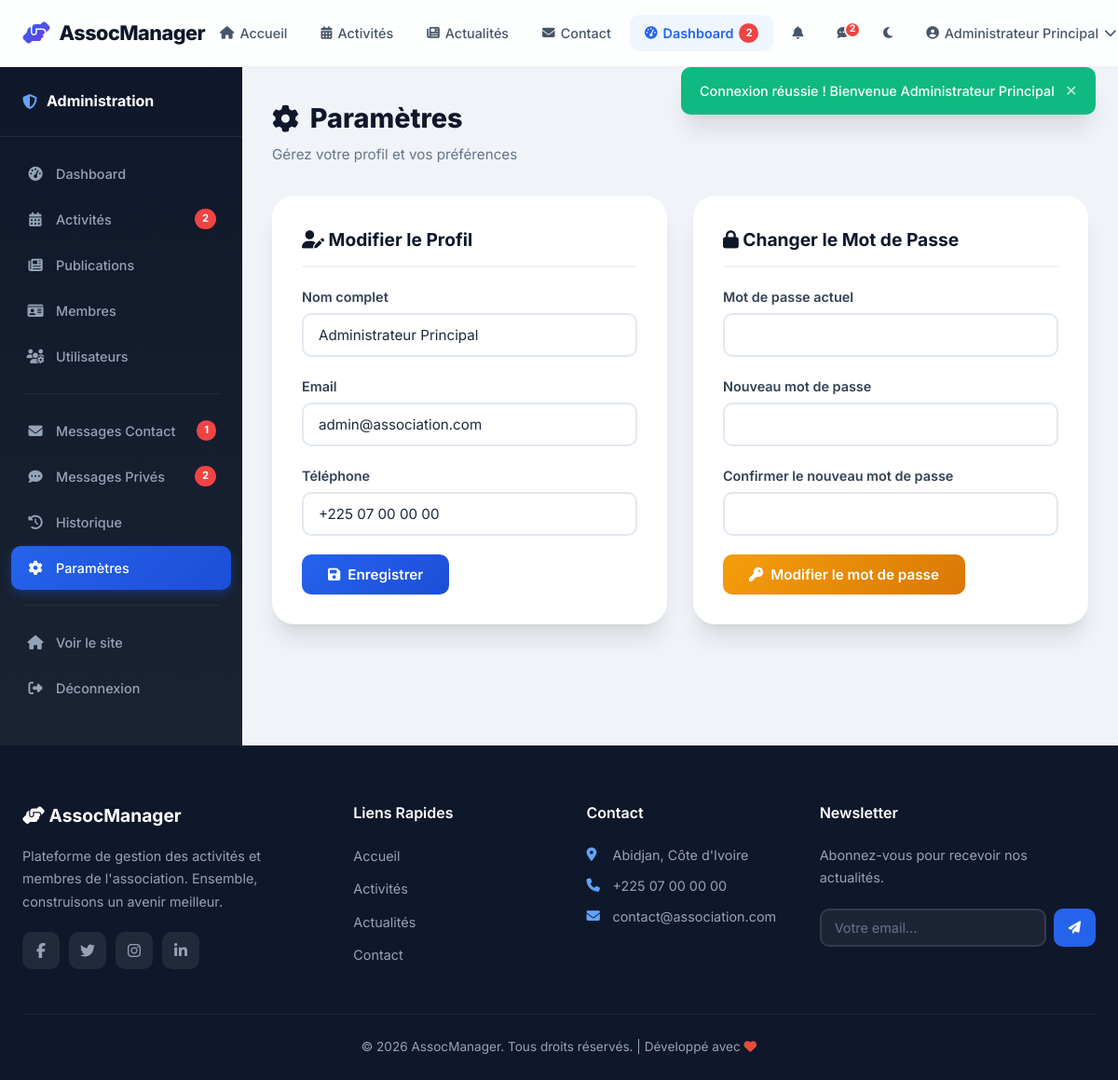
Screenshot of /admin/settings.php (signed in) with the database file from the repository.
### tables this page shows
CREATE TABLE IF NOT EXISTS users (
    id INT AUTO_INCREMENT PRIMARY KEY,
    username VARCHAR(50) NOT NULL UNIQUE,
    email VARCHAR(100) NOT NULL UNIQUE,
    password VARCHAR(255) NOT NULL,
    full_name VARCHAR(100) NOT NULL,
    phone VARCHAR(20) DEFAULT NULL,
    bio TEXT DEFAULT NULL,
    avatar VARCHAR(255) DEFAULT 'default.png',
    role ENUM('admin', 'user') DEFAULT 'user',
    is_active TINYINT(1) DEFAULT 1,
    created_at DATETIME DEFAULT CURRENT_TIMESTAMP,
    updated_at DATETIME DEFAULT CURRENT_TIMESTAMP ON UPDATE CURRENT_TIMESTAMP
);

### admin/settings.php (the view, shortened to what this page needs)
<?php
require_once __DIR__ . '/../config/database.php';
require_once __DIR__ . '/../includes/auth.php';
require_once __DIR__ . '/../includes/header.php';
?>
<div class="admin-layout">
    <?php include __DIR__ . '/sidebar.php'; ?>
    <div class="admin-content">
        <div class="admin-header">
            <div>
                <h1><i class="fas fa-cog"></i> Paramètres</h1>
                <p>Gérez votre profil et vos préférences</p>
            </div>
        </div>
        <div class="grid-2">
            <div class="profile-card">
                <h3><i class="fas fa-user-edit"></i> Modifier le Profil</h3>
                <form method="POST">
                    <div class="form-group">
                        <label>Nom complet</label>
                        <input type="text" name="full_name" class="form-control" value="<?php echo e($currentUser['full_name']); ?>" required>
                    </div>
                    <div class="form-group">
                        <label>Email</label>
                        <input type="email" name="email" class="form-control" value="<?php echo e($currentUser['email']); ?>" required>
                    </div>
                    <div class="form-group">
                        <label>Téléphone</label>
                        <input type="text" name="phone" class="form-control" value="<?php echo e($currentUser['phone'] ?? ''); ?>">
                    </div>
                    <button type="submit" class="btn btn-primary">
                        <i class="fas fa-save"></i> Enregistrer
                    </button>
                </form>
            </div>
            <div class="profile-card">
                <h3><i class="fas fa-lock"></i> Changer le Mot de Passe</h3>
                <form method="POST">
                    <div class="form-group">
                        <label>Mot de passe actuel</label>
                        <input type="password" name="current_password" class="form-control" required>
                    </div>
                    <div class="form-group">
                        <label>Nouveau mot de passe</label>
                        <input type="password" name="new_password" class="form-control" required>
                    </div>
                    <div class="form-group">
                        <label>Confirmer le nouveau mot de passe</label>
                        <input type="password" name="confirm_password" class="form-control" required>
                    </div>
                    <button type="submit" class="btn btn-warning">
                        <i class="fas fa-key"></i> Modifier le mot de passe
                    </button>
                </form>
            </div>
        </div>
    </div>
</div>
<?php require_once __DIR__ . '/../includes/footer.php'; ?>

### includes/header.php (shortened to what this page needs)
<?php
require_once __DIR__ . '/auth.php';
$currentUser = getCurrentUser();
$currentPage = basename($_SERVER['PHP_SELF'], '.php');
$unreadPrivateMsgs = getUnreadPrivateMsgCount();
$pendingParticipations = getPendingParticipationsCount();
?>
<!DOCTYPE html>
<html lang="fr">
<head>
    <link rel="stylesheet" href="https://cdnjs.cloudflare.com/ajax/libs/font-awesome/6.5.1/css/all.min.css">
    <link rel="stylesheet" href="<?php echo BASE_URL; ?>/assets/css/style.css">
</head>
<body>
    <nav class="navbar" id="navbar">
        <div class="nav-container">
            <a href="<?php echo BASE_URL; ?>/index.php" class="nav-brand">
                <i class="fas fa-hands-helping"></i>
                <span>AssocManager</span>
            </a>
            <ul class="nav-menu" id="navMenu">
                <li><a href="<?php echo BASE_URL; ?>/index.php" class="nav-link <?php echo $currentPage === 'index' ? 'active' : ''; ?>">
                    <i class="fas fa-home"></i> Accueil
                </a></li>
                <li><a href="<?php echo BASE_URL; ?>/user/activities.php" class="nav-link">
                    <i class="fas fa-calendar-alt"></i> Activités
                </a></li>
                <li><a href="<?php echo BASE_URL; ?>/index.php#posts" class="nav-link">
                    <i class="fas fa-newspaper"></i> Actualités
                </a></li>
                <li><a href="<?php echo BASE_URL; ?>/index.php#contact" class="nav-link">
                    <i class="fas fa-envelope"></i> Contact
                </a></li>
                <?php if (isLoggedIn()): ?>
                    <?php if (isAdmin()): ?>
                        <li><a href="<?php echo BASE_URL; ?>/admin/dashboard.php" class="nav-link <?php echo strpos($_SERVER['PHP_SELF'], '/admin/') !== false ? 'active' : ''; ?>">
                            <i class="fas fa-tachometer-alt"></i> Dashboard
                            <?php if ($pendingParticipations > 0): ?><span class="dropdown-badge"><?php echo $pendingParticipations; ?></span><?php endif; ?>
                        </a></li>
                    <?php else: ?>
                        <li><a href="<?php echo BASE_URL; ?>/user/dashboard.php" class="nav-link <?php echo $currentPage === 'dashboard' ? 'active' : ''; ?>">
                            <i class="fas fa-tachometer-alt"></i> Dashboard
                        </a></li>
                    <?php endif; ?>
                    <li class="nav-notif-wrapper">
                        <a href="<?php echo BASE_URL; ?>/user/notifications.php" class="nav-link nav-notif-link" title="Notifications">
                            <i class="fas fa-bell"></i>
                        </a>
                    </li>
                    <li class="nav-notif-wrapper">
                        <a href="<?php echo BASE_URL; ?>/user/messages.php" class="nav-link nav-notif-link" title="Messages">
                            <i class="fas fa-comment-dots"></i>
                            <?php if ($unreadPrivateMsgs > 0): ?>
                                <span class="notif-badge"><?php echo $unreadPrivateMsgs > 9 ? '9+' : $unreadPrivateMsgs; ?></span>
                            <?php endif; ?>
                        </a>
                    </li>
                    <li>
                        <button class="nav-link dark-mode-toggle" id="darkModeToggle" title="Mode sombre" type="button">
                            <i class="fas fa-moon" id="darkModeIcon"></i>
                        </button>
                    </li>
                    <li class="nav-user-menu">
                        <a href="#" class="nav-link nav-user-link">
                            <?php if ($currentUser && $currentUser['avatar'] && $currentUser['avatar'] !== 'default.png'): ?>
                                <img src="<?php echo BASE_URL . '/assets/images/' . e($currentUser['avatar']); ?>" alt="Avatar" class="nav-avatar-img">
                            <?php else: ?>
                                <i class="fas fa-user-circle"></i>
                            <?php endif; ?>
                            <?php echo e($currentUser['full_name'] ?? 'Utilisateur'); ?>
                            <i class="fas fa-chevron-down"></i>
                        </a>
                    </li>
                <?php endif; ?>
            </ul>
        </div>
    </nav>
    <div class="flash-container">
    </div>
    <main class="main-content">

### rows the page displays
users: full_name "Administrateur Principal", email "admin@association.com", phone "+225 07 00 00 00"

### other values shown
$pendingParticipations "2"
$unreadPrivateMsgs "2"
$flash['message'] "Connexion réussie ! Bienvenue Administrateur Principal"
$sidebarPendingParts "2"
$sidebarUnreadMsgs "1"
$sidebarUnreadPrivate "2"
